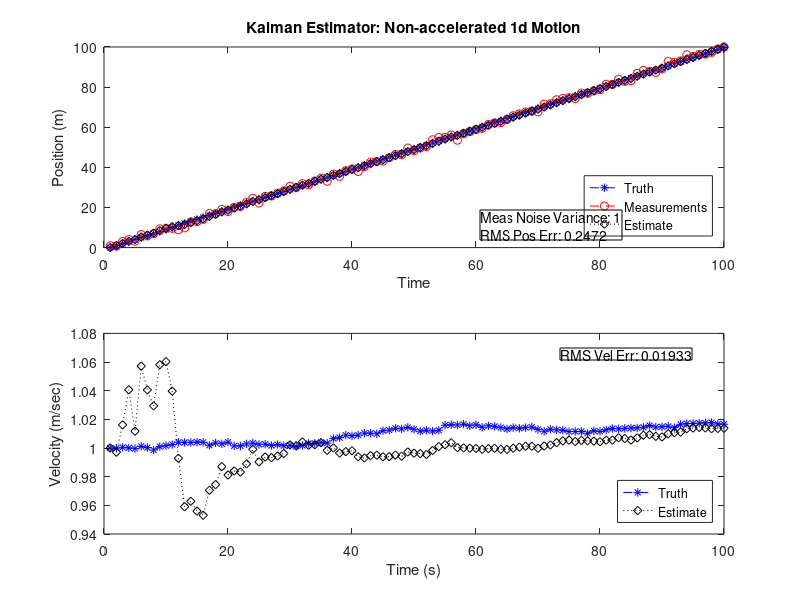

Recreate this plot in MATLAB. (Note: this script raises an error after producing the figure.)
% constant_velocity.m  Simple 1d uniform motion
% See Non-acelerated Motion examtple in Day 1, Segment 2
% 
clear
num_samples = 100;

delta_t = 1;

% State Transition Matrix:
Phi = [1 delta_t; 0 1];

% Process Noise:
Q = [0.0001 0; 0 0.000001];
%Q = zeros(2);
% Process noise sample trajectory:
w1 = sqrt(Q(1,1))*randn(1,num_samples);
w2 = sqrt(Q(2,2))*randn(1,num_samples);
w = [w1;w2];

% Initial estimation uncertainty (covarience):
P0 = [0.01 0; 0 0.01];

% Measurement noise covariance
R=1^2;
% Meaurement matrix:  Position measurement only
H=[1 0];

% Truth model
x_true = zeros(2,num_samples);
% Initial truth:
x_true(:,1) = [0;1] + w(:,1);
% Apply Phi to truth and add process noise:
for k=2:num_samples
    x_true(:,k) = Phi*x_true(:,k-1) + w(:,k-1);
end

% Estimate:
x_hat = zeros(2,num_samples);
prior_est = zeros(2,num_samples); % (x-)
% Initial state:
x_hat(:,1)= [0;1];

% Estimation Error Covariance:
P = zeros(2,2,num_samples);
prior_P = zeros(2,2,num_samples);  % (P-)

% Scalar sequence to use for sawtooth plotting:
pre = zeros(1,num_samples); 
post = zeros(1,num_samples);
z = zeros(1,num_samples);

% Initialize variables for the loop
P(:,:,1)=P0;
post(1) = P(1,1,1);
pre(1) = P(1,1,1);

% Initialize measurement sequence (= truth + meas noise):
z(1) = x_true(1,1)+sqrt(R)*randn();

% The Kalman loop:
for k=2:num_samples
    % Extrapolation:
    prior_est(:,k) = Phi*x_hat(:,k-1); % No dynamics and noise noise because this is an estimate!
    prior_P(:,:,k) = Phi*P(:,:,k-1)*Phi' + Q;
    pre(k) = prior_P(1,1,k);
    % Kalman gain:
    K = prior_P(:,:,k)*H'*inv(H*prior_P(:,:,k)*H' + R);
    % The current measurement:
    z(k) = x_true(1,k)+sqrt(R)*randn();
    % Update:
    x_hat(:,k) = prior_est(:,k) + K*(z(k)-H*prior_est(:,k));
    P(:,:,k) = (eye(2)-K*H)*prior_P(:,:,k)*(eye(2)-K*H)' + K*R*K';
    post(k) = P(1,1,k);
end


% Plot truth, measuremsnts and estimates.

%RMS Errors:
rms_pos = sqrt(mean((x_true(1,:)-x_hat(1,:)).^2));
rms_vel = sqrt(mean((x_true(2,:)-x_hat(2,:)).^2));

figure(1)
subplot(2,1,1), plot(1:num_samples,x_true(1,:),'b--*',1:num_samples,z,'r--o',1:num_samples,x_hat(1,:),'d:k');
legend('Truth','Measurements','Estimate','Location','southeast');
xlabel('Time')
ylabel('Position (m)')
title('Kalman Estimator: Non-accelerated 1d Motion')
str = {['Meas Noise Variance: ',num2str(R)],['RMS Pos Err: ',num2str(rms_pos)]};
annotation('textbox', [0.6,0.6,0.15,0.05],...
           'String', str);
subplot(2,1,2), plot(1:num_samples,x_true(2,:),'b--*',1:num_samples,x_hat(2,:),'d:k');       
legend('Truth','Estimate','Location','southeast');
xlabel('Time (s)')
ylabel('Velocity (m/sec)')
str = {['RMS Vel Err: ',num2str(rms_vel)]};
annotation('textbox', [0.7,0.4,0.15,0.03],...
           'String', str);

display('Error: ')
display(x_hat(:,num_samples)-x_true(:,num_samples))

% To get a sawtooth plot, you can use the attached function I wrote called collate.m.
% If you have two vectors of variances, v1, v2, and one is supposed to be before measurement update and one after, you create
% a new vector twice in length by v=collate(v1,v2).   Then, if t is a the time vector for the period in question, you collate it with itself by
%new_time = collate(t,t).   Then you can plot v against new_time:   plot(new_time, v).

collated = collate(pre,post);
t=1:num_samples;
new_time = collate(t,t);
figure(2)
plot(new_time,collated);
title('Variance in Position (with Process Noise)')
xlabel('Time')
ylabel('Variance (m^2)');
